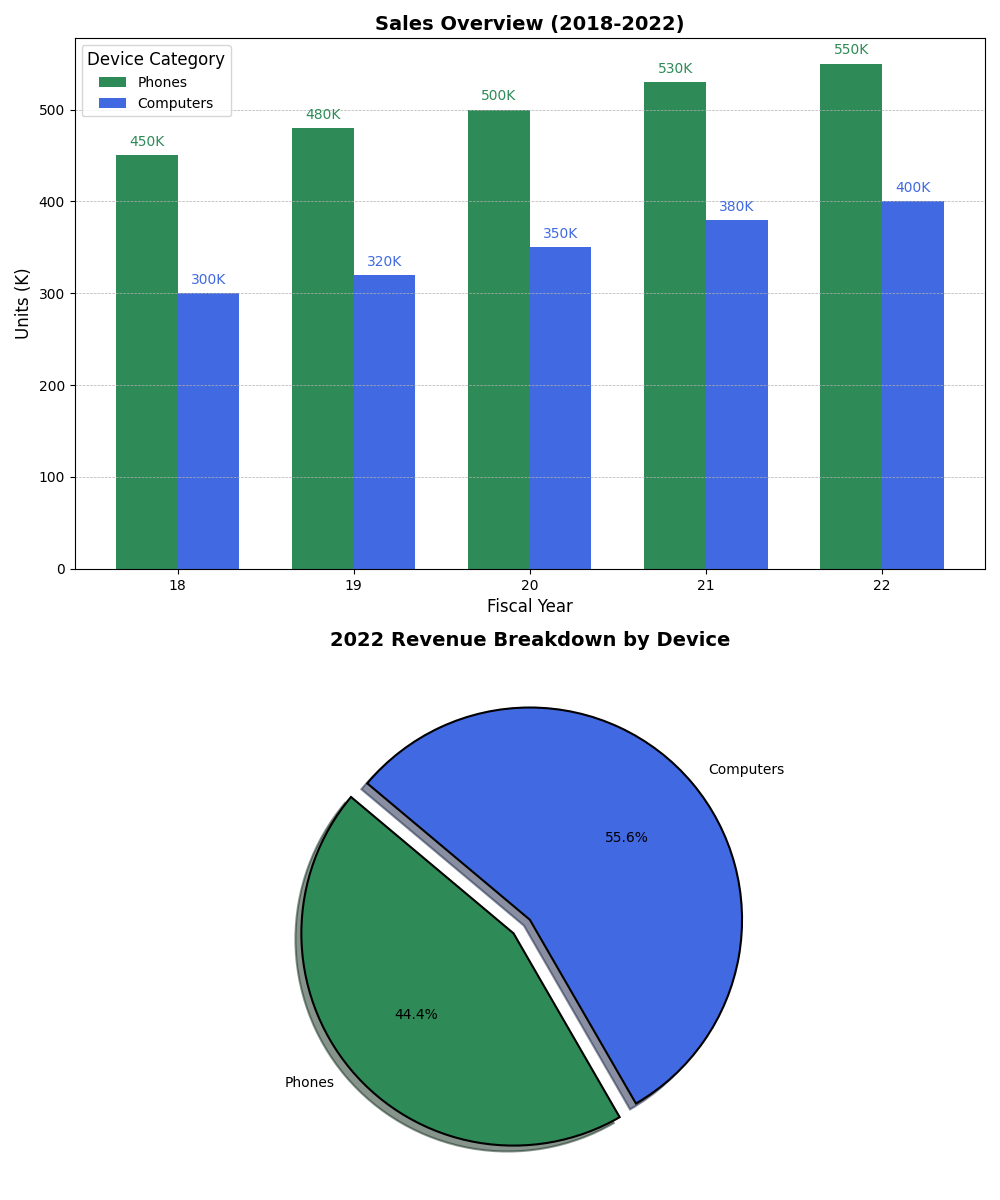

Here is the Python script that generated this plot:
import matplotlib.pyplot as plt
import numpy as np

years = ['2018', '2019', '2020', '2021', '2022']
smartphones_sales = [450, 480, 500, 530, 550]
laptops_sales = [300, 320, 350, 380, 400]

smartphones_revenue_2022 = 200
laptops_revenue_2022 = 250

bar_width = 0.35
year_indices = np.arange(len(years))

fig, ax = plt.subplots(2, 1, figsize=(10, 12))

# First subplot
ax[0].bar(year_indices - bar_width/2, smartphones_sales, width=bar_width, color='seagreen', label='Phones')
ax[0].bar(year_indices + bar_width/2, laptops_sales, width=bar_width, color='royalblue', label='Computers')

ax[0].set_title('Sales Overview (2018-2022)', fontsize=14, fontweight='bold')
ax[0].set_xlabel('Fiscal Year', fontsize=12)
ax[0].set_ylabel('Units (K)', fontsize=12)
ax[0].set_xticks(year_indices)
ax[0].set_xticklabels(['18', '19', '20', '21', '22'])  # Shortened year labels for variety
ax[0].legend(title='Device Category', fontsize=10, title_fontsize='12')
ax[0].grid(True, which='major', axis='y', linestyle='--', linewidth=0.5)

for i in range(len(years)):
    ax[0].text(year_indices[i] - bar_width/2, smartphones_sales[i] + 10, f'{smartphones_sales[i]}K', ha='center', color='seagreen')
    ax[0].text(year_indices[i] + bar_width/2, laptops_sales[i] + 10, f'{laptops_sales[i]}K', ha='center', color='royalblue')

# Second subplot
revenues_2022 = [smartphones_revenue_2022, laptops_revenue_2022]
labels = ['Phones', 'Computers']
colors = ['seagreen', 'royalblue']
explode = (0.1, 0)

ax[1].pie(revenues_2022, labels=labels, autopct='%1.1f%%', startangle=140, colors=colors, explode=explode, shadow=True, wedgeprops={'edgecolor': 'black', 'linewidth': 1.5})
ax[1].set_title('2022 Revenue Breakdown by Device', fontsize=14, fontweight='bold')

plt.tight_layout()
plt.show()
